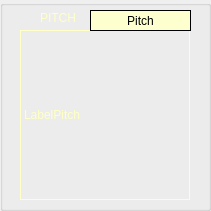
    <widget class="QGroupBox" name="groupBox_7">
     <property name="geometry">
      <rect>
       <x>10</x>
       <y>420</y>
       <width>211</width>
       <height>211</height>
      </rect>
     </property>
     <property name="styleSheet">
      <string notr="true">color: rgb(255, 255, 198);</string>
     </property>
     <property name="title">
      <string/>
     </property>
     <widget class="QLabel" name="labelPitch">
      <property name="geometry">
       <rect>
        <x>20</x>
        <y>30</y>
        <width>170</width>
        <height>170</height>
       </rect>
      </property>
      <property name="frameShape">
       <enum>QFrame::Box</enum>
      </property>
      <property name="text">
       <string>LabelPitch</string>
      </property>
     </widget>
     <widget class="QLabel" name="labelPitch_2">
      <property name="geometry">
       <rect>
        <x>90</x>
        <y>10</y>
        <width>101</width>
        <height>21</height>
       </rect>
      </property>
      <property name="palette">
       <palette>
        <active>
         <colorrole role="WindowText">
          <brush brushstyle="SolidPattern">
           <color alpha="255">
            <red>0</red>
            <green>0</green>
            <blue>0</blue>
           </color>
          </brush>
         </colorrole>
         <colorrole role="Button">
          <brush brushstyle="SolidPattern">
           <color alpha="255">
            <red>253</red>
            <green>255</green>
            <blue>207</blue>
           </color>
          </brush>
         </colorrole>
         <colorrole role="Text">
          <brush brushstyle="SolidPattern">
           <color alpha="255">
            <red>0</red>
            <green>0</green>
            <blue>0</blue>
           </color>
          </brush>
         </colorrole>
         <colorrole role="ButtonText">
          <brush brushstyle="SolidPattern">
           <color alpha="255">
            <red>0</red>
            <green>0</green>
            <blue>0</blue>
           </color>
          </brush>
         </colorrole>
         <colorrole role="Base">
          <brush brushstyle="SolidPattern">
           <color alpha="255">
            <red>253</red>
            <green>255</green>
            <blue>207</blue>
           </color>
          </brush>
         </colorrole>
         <colorrole role="Window">
          <brush brushstyle="SolidPattern">
           <color alpha="255">
            <red>253</red>
            <green>255</green>
            <blue>207</blue>
           </color>
          </brush>
         </colorrole>
        </active>
        <inactive>
         <colorrole role="WindowText">
          <brush brushstyle="SolidPattern">
           <color alpha="255">
            <red>0</red>
            <green>0</green>
            <blue>0</blue>
           </color>
          </brush>
         </colorrole>
         <colorrole role="Button">
          <brush brushstyle="SolidPattern">
           <color alpha="255">
            <red>253</red>
            <green>255</green>
            <blue>207</blue>
           </color>
          </brush>
         </colorrole>
         <colorrole role="Text">
          <brush brushstyle="SolidPattern">
           <color alpha="255">
            <red>0</red>
            <green>0</green>
            <blue>0</blue>
           </color>
          </brush>
         </colorrole>
         <colorrole role="ButtonText">
          <brush brushstyle="SolidPattern">
           <color alpha="255">
            <red>0</red>
            <green>0</green>
            <blue>0</blue>
           </color>
          </brush>
         </colorrole>
         <colorrole role="Base">
          <brush brushstyle="SolidPattern">
           <color alpha="255">
            <red>253</red>
            <green>255</green>
            <blue>207</blue>
           </color>
          </brush>
         </colorrole>
         <colorrole role="Window">
          <brush brushstyle="SolidPattern">
           <color alpha="255">
            <red>253</red>
            <green>255</green>
            <blue>207</blue>
           </color>
          </brush>
         </colorrole>
        </inactive>
        <disabled>
         <colorrole role="WindowText">
          <brush brushstyle="SolidPattern">
           <color alpha="255">
            <red>0</red>
            <green>0</green>
            <blue>0</blue>
           </color>
          </brush>
         </colorrole>
         <colorrole role="Button">
          <brush brushstyle="SolidPattern">
           <color alpha="255">
            <red>253</red>
            <green>255</green>
            <blue>207</blue>
           </color>
          </brush>
         </colorrole>
         <colorrole role="Text">
          <brush brushstyle="SolidPattern">
           <color alpha="255">
            <red>0</red>
            <green>0</green>
            <blue>0</blue>
           </color>
          </brush>
         </colorrole>
         <colorrole role="ButtonText">
          <brush brushstyle="SolidPattern">
           <color alpha="255">
            <red>0</red>
            <green>0</green>
            <blue>0</blue>
           </color>
          </brush>
         </colorrole>
         <colorrole role="Base">
          <brush brushstyle="SolidPattern">
           <color alpha="255">
            <red>253</red>
            <green>255</green>
            <blue>207</blue>
           </color>
          </brush>
         </colorrole>
         <colorrole role="Window">
          <brush brushstyle="SolidPattern">
           <color alpha="255">
            <red>253</red>
            <green>255</green>
            <blue>207</blue>
           </color>
          </brush>
         </colorrole>
        </disabled>
       </palette>
      </property>
      <property name="styleSheet">
       <string notr="true">color: rgb(0, 0, 0);
background-color: rgb(253, 255, 207);

</string>
      </property>
      <property name="frameShape">
       <enum>QFrame::Box</enum>
      </property>
      <property name="text">
       <string>Pitch</string>
      </property>
      <property name="alignment">
       <set>Qt::AlignCenter</set>
      </property>
     </widget>
     <widget class="QLabel" name="labelTemp_2">
      <property name="geometry">
       <rect>
        <x>40</x>
        <y>10</y>
        <width>41</width>
        <height>16</height>
       </rect>
      </property>
      <property name="text">
       <string>PITCH</string>
      </property>
     </widget>
    </widget>
